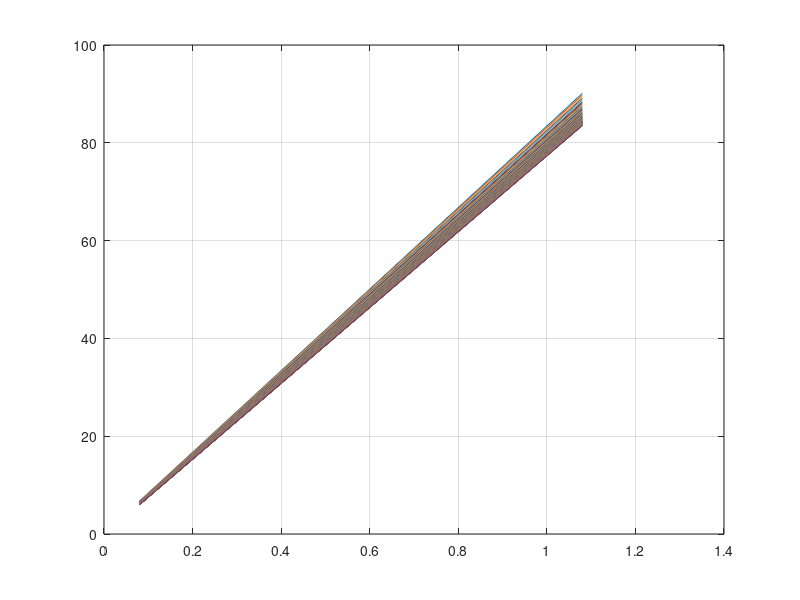

Recreate this plot in MATLAB.
% p = 4 poles  L=2.44m  m =3phase  d = .01046m track      
% ws = wt = lambda/2

%gm = input('gm levitation in mm ');
gm = 4;

%Nt = [];
Ic = [];
Dia = [];



for dia = 0.08:1:1.08
    
Dia = [Dia,dia];
h = 50;
p = 40;    
L = 2.44;
%h = 80; %in mm
%dia = 3.66; %gauge 7 in mm
%dia = 0.81; %gauge 20in mm

m = 3;
d = .01046;
mu0 = 1.2566*10^-6;
rhor = .04*10^-6;

%nt = input('ent no of teeth ');
%f = input('Ent freq ');
f = 400;
%s = input('slip ');
s = .1;

gm = gm/1000;
%F = input('Thrust ');
F = 5000;
nt = 10:100;
q1 = (2*nt-1)/(2*p*m);

lambda = (2*L)*(2*nt-1).^-1;

alpha = pi*((m*q1).^-1);
kd = (sin(q1.*alpha/2)).*(q1.*sin(alpha/2)).^-1;
theta = (2*pi/p)*(nt-1);
kp = cos(theta/2);
kw = kp.*kd;



N = 3*(h)*(nt/m).*(dia.^-1);


wt = lambda/2;
ws = wt;
tau = L/p;
vs = 2*f*tau;
go = gm+d;

gamma = (4/pi)*(((ws/(2*go)).*atan(ws/(2*go))) -    log((1 + ((ws/(2*go)).^2))).^.5); 



kc = (lambda).*((lambda - gamma*go)).^-1;
ge = kc*go;
G = (2*mu0*f*tau^2/(pi*(rhor/d))).*(ge.^-1);


wse = ws+go;

A = ((s*G).^-2)+1;



Xm = (24*mu0*f.*wse.*kw.*N.^2.*tau).*((pi*p*ge).^-1);
R2 = Xm/G;

%Ft = (m*I2*R2)/(A*vs*s);
i2 = (F*A*vs*s)/(m*R2);
i = sqrt(i2);

%Nt = [Nt;nt];
Ic = [Ic;i];

end

%Nt1 = Nt(2,:);
plot(Dia,Ic)
grid on
    
